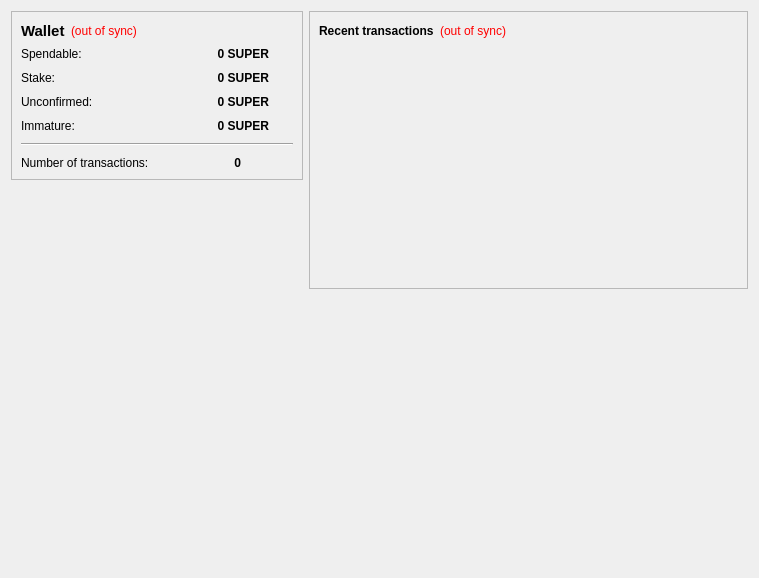
<?xml version="1.0" encoding="UTF-8"?>
<ui version="4.0">
 <class>OverviewPage</class>
 <widget class="QWidget" name="OverviewPage">
  <property name="geometry">
   <rect>
    <x>0</x>
    <y>0</y>
    <width>759</width>
    <height>578</height>
   </rect>
  </property>
  <property name="windowTitle">
   <string>Form</string>
  </property>
  <layout class="QGridLayout" name="gridLayout" columnstretch="4,6">
   <item row="0" column="0">
    <widget class="QFrame" name="frame">
     <property name="frameShape">
      <enum>QFrame::StyledPanel</enum>
     </property>
     <property name="frameShadow">
      <enum>QFrame::Raised</enum>
     </property>
     <layout class="QVBoxLayout" name="verticalLayout_4">
      <item>
       <layout class="QHBoxLayout" name="horizontalLayout_4">
        <item>
         <widget class="QLabel" name="label_5">
          <property name="font">
           <font>
            <pointsize>11</pointsize>
            <weight>75</weight>
            <bold>true</bold>
           </font>
          </property>
          <property name="text">
           <string>Wallet</string>
          </property>
         </widget>
        </item>
        <item>
         <widget class="QLabel" name="labelWalletStatus">
          <property name="toolTip">
           <string>The displayed information may be out of date. Your wallet automatically synchronizes with the TwoColorCoin network after a connection is established, but this process has not completed yet.</string>
          </property>
          <property name="styleSheet">
           <string notr="true">QLabel { color: red; }</string>
          </property>
          <property name="text">
           <string notr="true">(out of sync)</string>
          </property>
          <property name="alignment">
           <set>Qt::AlignLeading|Qt::AlignLeft|Qt::AlignVCenter</set>
          </property>
         </widget>
        </item>
        <item>
         <spacer name="horizontalSpacer_2">
          <property name="orientation">
           <enum>Qt::Horizontal</enum>
          </property>
          <property name="sizeHint" stdset="0">
           <size>
            <width>40</width>
            <height>20</height>
           </size>
          </property>
         </spacer>
        </item>
       </layout>
      </item>
      <item>
       <layout class="QGridLayout" name="gridLayout_2" columnstretch="0,0">
        <property name="horizontalSpacing">
         <number>12</number>
        </property>
        <property name="verticalSpacing">
         <number>10</number>
        </property>
        <item row="2" column="0">
         <widget class="QLabel" name="label_3">
          <property name="text">
           <string>Unconfirmed:</string>
          </property>
         </widget>
        </item>
        <item row="1" column="1">
         <widget class="QLabel" name="labelStake">
          <property name="maximumSize">
           <size>
            <width>16777215</width>
            <height>16777215</height>
           </size>
          </property>
          <property name="font">
           <font>
            <weight>75</weight>
            <bold>true</bold>
           </font>
          </property>
          <property name="cursor">
           <cursorShape>IBeamCursor</cursorShape>
          </property>
          <property name="toolTip">
           <string>Total of coins that was staked, and do not yet count toward the current balance</string>
          </property>
          <property name="text">
           <string notr="true">0 SUPER</string>
          </property>
          <property name="alignment">
           <set>Qt::AlignRight|Qt::AlignTrailing|Qt::AlignVCenter</set>
          </property>
          <property name="indent">
           <number>24</number>
          </property>
          <property name="textInteractionFlags">
           <set>Qt::LinksAccessibleByMouse|Qt::TextSelectableByKeyboard|Qt::TextSelectableByMouse</set>
          </property>
         </widget>
        </item>
        <item row="1" column="0">
         <widget class="QLabel" name="label_6">
          <property name="maximumSize">
           <size>
            <width>16777215</width>
            <height>16777215</height>
           </size>
          </property>
          <property name="text">
           <string>Stake:</string>
          </property>
         </widget>
        </item>
        <item row="0" column="1">
         <widget class="QLabel" name="labelBalance">
          <property name="font">
           <font>
            <weight>75</weight>
            <bold>true</bold>
           </font>
          </property>
          <property name="cursor">
           <cursorShape>IBeamCursor</cursorShape>
          </property>
          <property name="toolTip">
           <string>Your current spendable balance</string>
          </property>
          <property name="text">
           <string notr="true">0 SUPER</string>
          </property>
          <property name="alignment">
           <set>Qt::AlignRight|Qt::AlignTrailing|Qt::AlignVCenter</set>
          </property>
          <property name="indent">
           <number>24</number>
          </property>
          <property name="textInteractionFlags">
           <set>Qt::LinksAccessibleByMouse|Qt::TextSelectableByKeyboard|Qt::TextSelectableByMouse</set>
          </property>
         </widget>
        </item>
        <item row="0" column="0">
         <widget class="QLabel" name="label">
          <property name="text">
           <string>Spendable:</string>
          </property>
         </widget>
        </item>
        <item row="2" column="1">
         <widget class="QLabel" name="labelUnconfirmed">
          <property name="font">
           <font>
            <weight>75</weight>
            <bold>true</bold>
           </font>
          </property>
          <property name="cursor">
           <cursorShape>IBeamCursor</cursorShape>
          </property>
          <property name="toolTip">
           <string>Total of transactions that have yet to be confirmed, and do not yet count toward the current balance</string>
          </property>
          <property name="text">
           <string notr="true">0 SUPER</string>
          </property>
          <property name="alignment">
           <set>Qt::AlignRight|Qt::AlignTrailing|Qt::AlignVCenter</set>
          </property>
          <property name="indent">
           <number>24</number>
          </property>
          <property name="textInteractionFlags">
           <set>Qt::LinksAccessibleByMouse|Qt::TextSelectableByKeyboard|Qt::TextSelectableByMouse</set>
          </property>
         </widget>
        </item>
        <item row="3" column="1">
         <widget class="QLabel" name="labelImmature">
          <property name="font">
           <font>
            <weight>75</weight>
            <bold>true</bold>
           </font>
          </property>
          <property name="toolTip">
           <string>Mined balance that has not yet matured</string>
          </property>
          <property name="text">
           <string notr="true">0 SUPER</string>
          </property>
          <property name="alignment">
           <set>Qt::AlignRight|Qt::AlignTrailing|Qt::AlignVCenter</set>
          </property>
          <property name="indent">
           <number>24</number>
          </property>
          <property name="textInteractionFlags">
           <set>Qt::LinksAccessibleByMouse|Qt::TextSelectableByKeyboard|Qt::TextSelectableByMouse</set>
          </property>
         </widget>
        </item>
        <item row="3" column="0">
         <widget class="QLabel" name="labelImmatureText">
          <property name="text">
           <string>Immature:</string>
          </property>
         </widget>
        </item>
        <item row="4" column="0" colspan="2">
         <widget class="Line" name="line">
          <property name="orientation">
           <enum>Qt::Horizontal</enum>
          </property>
         </widget>
        </item>
        <item row="5" column="0">
         <widget class="QLabel" name="label_2">
          <property name="text">
           <string>Number of transactions:</string>
          </property>
         </widget>
        </item>
        <item row="5" column="1">
         <widget class="QLabel" name="labelNumTransactions">
          <property name="font">
           <font>
            <weight>75</weight>
            <bold>true</bold>
           </font>
          </property>
          <property name="cursor">
           <cursorShape>IBeamCursor</cursorShape>
          </property>
          <property name="toolTip">
           <string>Total number of transactions in wallet</string>
          </property>
          <property name="text">
           <string notr="true">0</string>
          </property>
          <property name="alignment">
           <set>Qt::AlignRight|Qt::AlignTrailing|Qt::AlignVCenter</set>
          </property>
          <property name="indent">
           <number>52</number>
          </property>
          <property name="textInteractionFlags">
           <set>Qt::LinksAccessibleByMouse|Qt::TextSelectableByKeyboard|Qt::TextSelectableByMouse</set>
          </property>
         </widget>
        </item>
       </layout>
      </item>
     </layout>
    </widget>
   </item>
   <item row="0" column="1" rowspan="2">
    <layout class="QVBoxLayout" name="verticalLayout_3">
     <item>
      <widget class="QFrame" name="frame_2">
       <property name="frameShape">
        <enum>QFrame::StyledPanel</enum>
       </property>
       <property name="frameShadow">
        <enum>QFrame::Raised</enum>
       </property>
       <layout class="QVBoxLayout" name="verticalLayout">
        <item>
         <layout class="QHBoxLayout" name="horizontalLayout_2">
          <item>
           <widget class="QLabel" name="label_4">
            <property name="text">
             <string>&lt;b&gt;Recent transactions&lt;/b&gt;</string>
            </property>
           </widget>
          </item>
          <item>
           <widget class="QLabel" name="labelTransactionsStatus">
            <property name="toolTip">
             <string>The displayed information may be out of date. Your wallet automatically synchronizes with the TwoColorCoin network after a connection is established, but this process has not completed yet.</string>
            </property>
            <property name="styleSheet">
             <string notr="true">QLabel { color: red; }</string>
            </property>
            <property name="text">
             <string notr="true">(out of sync)</string>
            </property>
            <property name="alignment">
             <set>Qt::AlignRight|Qt::AlignTrailing|Qt::AlignVCenter</set>
            </property>
           </widget>
          </item>
          <item>
           <spacer name="horizontalSpacer">
            <property name="orientation">
             <enum>Qt::Horizontal</enum>
            </property>
            <property name="sizeHint" stdset="0">
             <size>
              <width>40</width>
              <height>20</height>
             </size>
            </property>
           </spacer>
          </item>
         </layout>
        </item>
        <item>
         <widget class="QListView" name="listTransactions">
          <property name="styleSheet">
           <string notr="true">QListView { background: transparent; }</string>
          </property>
          <property name="frameShape">
           <enum>QFrame::NoFrame</enum>
          </property>
          <property name="verticalScrollBarPolicy">
           <enum>Qt::ScrollBarAlwaysOff</enum>
          </property>
          <property name="horizontalScrollBarPolicy">
           <enum>Qt::ScrollBarAlwaysOff</enum>
          </property>
          <property name="selectionMode">
           <enum>QAbstractItemView::NoSelection</enum>
          </property>
         </widget>
        </item>
       </layout>
      </widget>
     </item>
     <item>
      <spacer name="verticalSpacer_2">
       <property name="orientation">
        <enum>Qt::Vertical</enum>
       </property>
       <property name="sizeHint" stdset="0">
        <size>
         <width>20</width>
         <height>40</height>
        </size>
       </property>
      </spacer>
     </item>
    </layout>
   </item>
   <item row="1" column="0">
    <spacer name="verticalSpacer">
     <property name="orientation">
      <enum>Qt::Vertical</enum>
     </property>
     <property name="sizeHint" stdset="0">
      <size>
       <width>291</width>
       <height>368</height>
      </size>
     </property>
    </spacer>
   </item>
  </layout>
 </widget>
 <resources/>
 <connections/>
</ui>
